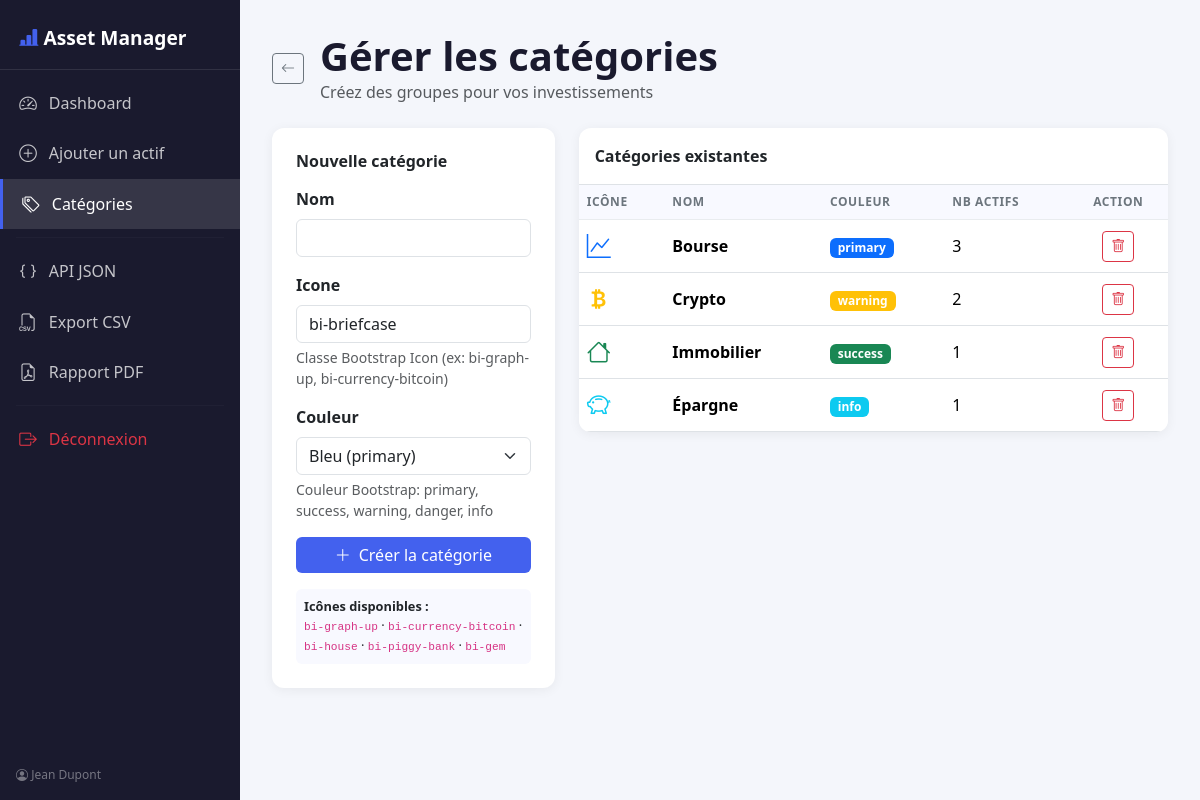
Page /categories/ (signed in) on the committed database.
### portfolio/models.py (models this page shows, shortened)
class Categorie(models.Model):
    nom = models.CharField(max_length=100, unique=True)
    icone = models.CharField(
        max_length=50, default='bi-briefcase',
        help_text="Classe Bootstrap Icon (ex: bi-graph-up, bi-currency-bitcoin)"
    )
    couleur = models.CharField(
        max_length=20, default='primary',
        help_text="Couleur Bootstrap: primary, success, warning, danger, info"
    )
    class Meta:
        verbose_name = "Catégorie"
        verbose_name_plural = "Catégories"
        ordering = ['nom']

### portfolio/views.py (the view)
# urls.py: path('categories/', views.gerer_categories, name='categories'),
@login_required
def gerer_categories(request):
    if request.method == 'POST':
        form = CategorieForm(request.POST)
        if form.is_valid():
            form.save()
            messages.success(request, '✅ Catégorie créée !')
            return redirect('categories')
    else:
        form = CategorieForm()
    categories = Categorie.objects.all()
    return render(request, 'portfolio/categories.html', {'form': form, 'categories': categories})

### portfolio/forms.py
class CategorieForm(forms.ModelForm):
    class Meta:
        model = Categorie
        fields = ['nom', 'icone', 'couleur']
        widgets = {
            'nom': forms.TextInput(attrs={'class': 'form-control'}),
            'icone': forms.TextInput(attrs={'class': 'form-control', 'placeholder': 'bi-graph-up'}),
            'couleur': forms.Select(
                attrs={'class': 'form-select'},
                choices=[
                    ('primary', 'Bleu (primary)'),
                    ('success', 'Vert (success)'),
                    ('warning', 'Jaune (warning)'),
                    ('danger', 'Rouge (danger)'),
                    ('info', 'Cyan (info)'),
                    ('secondary', 'Gris (secondary)'),
                ]
            ),
        }

### portfolio/templates/portfolio/categories.html (shortened to what this page needs)
{% extends 'portfolio/base.html' %}
{% block content %}
<div class="d-flex align-items-center mb-4 gap-3">
  <a href="{% url 'dashboard' %}" class="btn btn-outline-secondary btn-sm">
    <i class="bi bi-arrow-left"></i>
  </a>
  <div>
    <h1 class="fw-bold mb-0" style="color: #1a1a2e;">Gérer les catégories</h1>
    <p class="text-muted mb-0">Créez des groupes pour vos investissements</p>
  </div>
</div>
<div class="row g-4">
  <div class="col-md-4">
    <div class="stat-card">
      <h6 class="fw-bold mb-3">Nouvelle catégorie</h6>
      <form method="post">
        {% for field in form %}
          <div class="mb-3">
            <label class="form-label fw-semibold">{{ field.label }}</label>
            {{ field }}
            {% if field.help_text %}
              <div class="form-text">{{ field.help_text }}</div>
            {% endif %}
          </div>
        {% endfor %}
        <button type="submit" class="btn btn-brand w-100">
          <i class="bi bi-plus-lg me-2"></i>Créer la catégorie
        </button>
      </form>
      <div class="mt-3 p-2 rounded" style="background:#f8f9ff; font-size:0.8rem;">
        <strong>Icônes disponibles :</strong><br>
        <code>bi-graph-up</code> · <code>bi-currency-bitcoin</code> · <code>bi-house</code> · <code>bi-piggy-bank</code> · <code>bi-gem</code>
      </div>
    </div>
  </div>
  <div class="col-md-8">
    <div class="table-card">
      <div class="p-3 border-bottom fw-bold">Catégories existantes</div>
      <table class="table table-hover align-middle mb-0">
        <thead>
          <tr>
            <th>Icône</th>
            <th>Nom</th>
            <th>Couleur</th>
            <th>Nb actifs</th>
            <th class="text-center">Action</th>
          </tr>
        </thead>
        <tbody>
          {% for cat in categories %}
          <tr>
            <td><i class="bi {{ cat.icone }} fs-4 text-{{ cat.couleur }}"></i></td>
            <td class="fw-semibold">{{ cat.nom }}</td>
            <td><span class="badge bg-{{ cat.couleur }}">{{ cat.couleur }}</span></td>
            <td>{{ cat.investissements.count }}</td>
            <td class="text-center">
              <a href="{% url 'supprimer_categorie' cat.pk %}" class="btn btn-sm btn-outline-danger">
                <i class="bi bi-trash"></i>
              </a>
            </td>
          </tr>
          {% empty %}
          <tr>
            <td colspan="5" class="text-center text-muted py-4">Aucune catégorie.</td>
          </tr>
          {% endfor %}
        </tbody>
      </table>
    </div>
  </div>
</div>
{% endblock %}

### portfolio/templates/portfolio/base.html (shortened to what this page needs)
<!DOCTYPE html>
<html lang="fr">
<head>
  <link href="https://cdn.jsdelivr.net/npm/bootstrap@5.3.3/dist/css/bootstrap.min.css" rel="stylesheet">
  <link href="https://cdn.jsdelivr.net/npm/bootstrap-icons@1.11.3/font/bootstrap-icons.css" rel="stylesheet">
</head>
<body>
{% if user.is_authenticated %}
<nav class="sidebar d-flex flex-column">
  <div class="brand">
    <i class="bi bi-bar-chart-line-fill"></i> Asset Manager
  </div>
  <div class="mt-2">
    <a href="{% url 'dashboard' %}" class="nav-link {% if request.resolver_match.url_name == 'dashboard' %}active{% endif %}">
      <i class="bi bi-speedometer2"></i> Dashboard
    </a>
    <a href="{% url 'ajouter' %}" class="nav-link {% if request.resolver_match.url_name == 'ajouter' %}active{% endif %}">
      <i class="bi bi-plus-circle"></i> Ajouter un actif
    </a>
    <a href="{% url 'categories' %}" class="nav-link {% if request.resolver_match.url_name == 'categories' %}active{% endif %}">
      <i class="bi bi-tags"></i> Catégories
    </a>
    <hr style="border-color: rgba(255,255,255,0.1); margin: 0.5rem 1rem;">
    <a href="{% url 'api_actifs' %}" target="_blank" class="nav-link">
      <i class="bi bi-braces"></i> API JSON
    </a>
    <a href="{% url 'export_csv' %}" class="nav-link">
      <i class="bi bi-filetype-csv"></i> Export CSV
    </a>
    <a href="{% url 'export_pdf' %}" class="nav-link">
      <i class="bi bi-file-earmark-pdf"></i> Rapport PDF
    </a>
    <hr style="border-color: rgba(255,255,255,0.1); margin: 0.5rem 1rem;">
    <a href="{% url 'logout' %}" class="nav-link text-danger">
      <i class="bi bi-box-arrow-right"></i> Déconnexion
    </a>
  </div>
  <div class="mt-auto p-3" style="color: rgba(255,255,255,0.4); font-size: 0.75rem;">
    <i class="bi bi-person-circle"></i> {{ user.get_full_name|default:user.username }}
  </div>
</nav>
{% endif %}
<div class="{% if user.is_authenticated %}main-content{% else %}container{% endif %}">
  {% block content %}{% endblock %}
</div>
</body>
</html>

### portfolio/templates/portfolio/base.html (style rules this page uses)
:root { --sidebar-width: 240px; --brand-color: #1a1a2e; --accent: #4361ee; }
body { background: #f4f6fb; font-family: 'Segoe UI', sans-serif; }
.sidebar { width: var(--sidebar-width); min-height: 100vh; background: var(--brand-color); position: fixed; top: 0; left: 0; padding: 0; z-index: 100; }
.sidebar .brand { padding: 1.5rem 1.2rem 1rem; color: white; font-size: 1.2rem; font-weight: 700; border-bottom: 1px solid rgba(255,255,255,0.1); }
.sidebar .brand i { color: var(--accent); }
.sidebar .nav-link { color: rgba(255,255,255,0.75); padding: 0.75rem 1.2rem; display: flex; align-items: center; gap: 0.6rem; border-radius: 0; transition: all 0.2s; }
.sidebar .nav-link:hover, .sidebar .nav-link.active { color: white; background: rgba(255,255,255,0.12); border-left: 3px solid var(--accent); }
.sidebar .nav-link i { font-size: 1.1rem; width: 20px; }
.main-content { margin-left: var(--sidebar-width); padding: 2rem; }
.stat-card { background: white; border-radius: 12px; padding: 1.5rem; box-shadow: 0 2px 12px rgba(0,0,0,0.06); border: none; }
.table-card { background: white; border-radius: 12px; box-shadow: 0 2px 12px rgba(0,0,0,0.06); overflow: hidden; }
.table-card .table { margin-bottom: 0; }
.table thead th { background: #f8f9ff; font-size: 0.75rem; text-transform: uppercase; letter-spacing: 0.05em; color: #6c757d; border-bottom: 1px solid #e9ecef; }
.btn-brand { background: var(--accent); color: white; border: none; }

### rows in the picture
Categorie: nom "Bourse", couleur "primary", investissements.count "3"
Categorie: nom "Crypto", couleur "warning", investissements.count "2"
Categorie: nom "Immobilier", couleur "success", investissements.count "1"
Categorie: nom "Épargne", couleur "info", investissements.count "1"

### other values in the picture
{{ user.get_full_name|default:user.username }} "Jean Dupont"
{{ field.label }} "Nom" "Icone" "Couleur"
{{ field.help_text }} "Classe Bootstrap Icon (ex: bi-graph-up, bi-currency-bitcoin)" "Couleur Bootstrap: primary, success, warning, danger, info"
